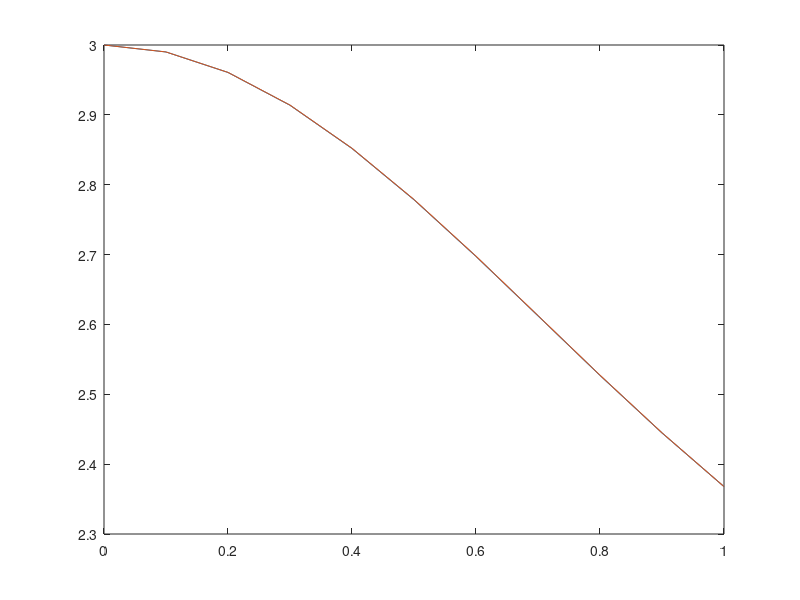

The MATLAB source for this figure:
h=0.1;
f=@(y,t) -2*y*t+4*t;
g=@(t) 2+ exp(-t^2);
t=[0:h:1];
Y = zeros(1,length(t));
ycx= zeros(1,length(t));
y(1)=3;
for i=1:length(t)-1
  k1=h*f(y(i),t(i));
  k2=h*f(y(i)+k1/3,t(i)+h/3);
  k3=h*f(y(i)+k1/3+k2/3,t(i)+2*h/3);
  k4=h*f(y(i)+k1-k2+k3,t(i+1));
  y(i+1)=y(i)+(1/8)*(k1+3*k2+3*k3+k4);
  ycx(i)=g(t(i));
end
ycx(11)=g(t(11));
plot(t,y);
hold on;
plot(t,ycx);
